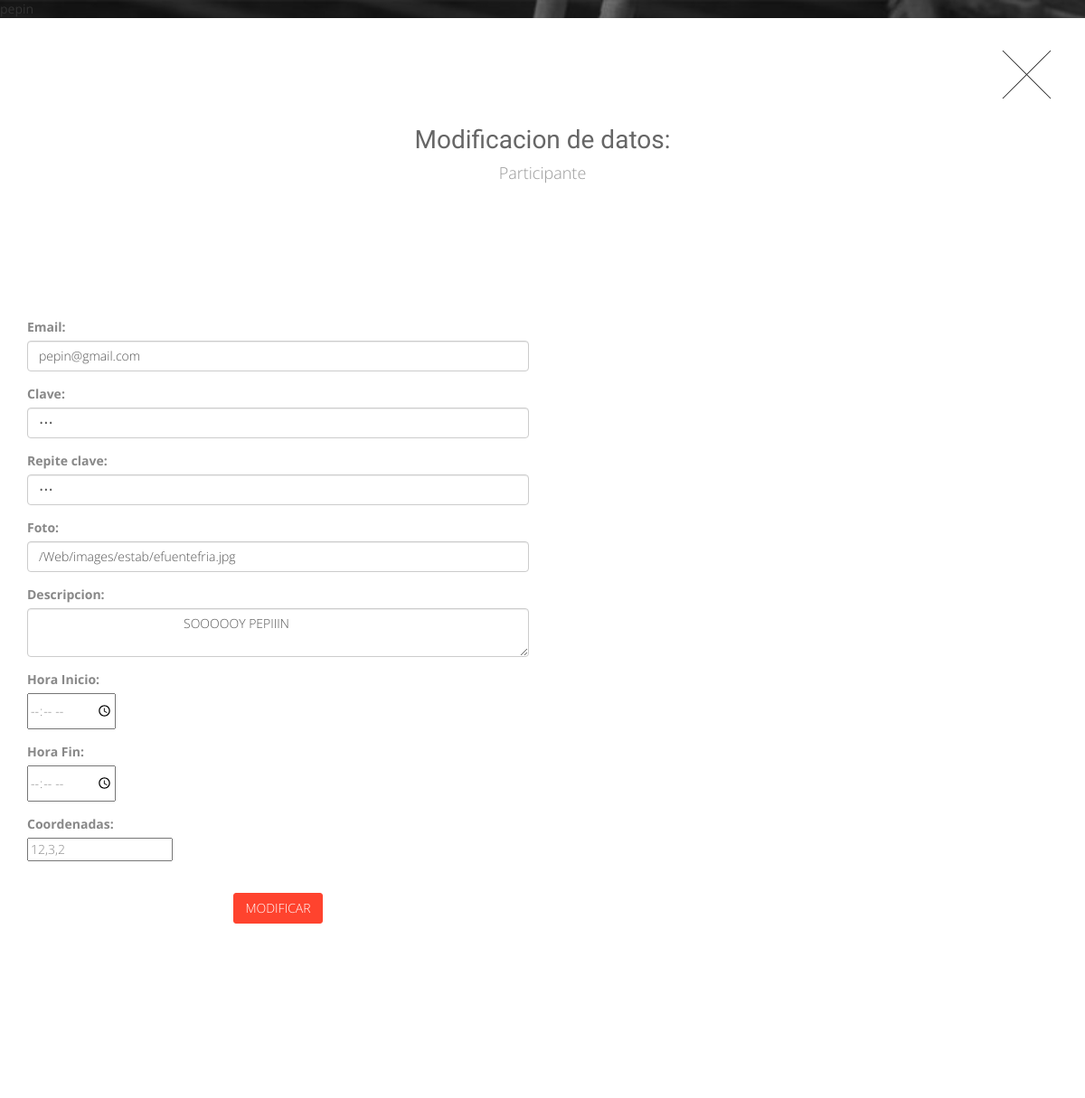
The app's page /view/usuarios/modificacionPAR.php (signed in) with its own data.
### tables this page shows
CREATE TABLE `tablausuarios` (
  `login` varchar(30) NOT NULL,
  `nombreU` varchar(100) DEFAULT NULL,
  `emailU` varchar(100) DEFAULT NULL,
  `password` varchar(45) DEFAULT NULL,
  `tipo` int(11) DEFAULT NULL
);

CREATE TABLE `participante` (
  `descripcionPAR` varchar(200) DEFAULT NULL,
  `coordenadasPAR` varchar(100) DEFAULT NULL,
  `fotoPAR` varchar(100) DEFAULT NULL,
  `horarioPAR` varchar(45) DEFAULT NULL,
  `TablaUsuarios_login` varchar(30) NOT NULL
);

### model/user.php (called while the page is built, shortened)
<?php
require_once("BDconectar.php");
class Usuario{
    private $con;
    public function __construct() {
        $this->db = new BD();
        $this->con = $this->db->getConnect();
    }
    public function comprobarTipo($pos,$login){
       $tipo= "select tipo from tablausuarios where login='$login'";
       $p = mysql_query($tipo,$this->con);
       $a=mysql_fetch_array($p);
       if($a["tipo"]==$pos){
            return true;
       }
       else{
          return false;
       }
    }
    public function select($login){
      $sql = "select * from tablausuarios where login='$login'";
      $p = mysql_query($sql, $this->con);
      $a=mysql_fetch_array($p);
      return $a;
    }
}
 ?>

### model/bdconectar.php (called while the page is built, shortened)
<?php
class BD {
		protected $connect;
		public function __construct(){
			$aux=mysql_connect('localhost','g42','g42');
			$this->connect=$aux;
		}
		public function getConnect(){
			return $this->connect;
		}
}
?>

### model/part.php (called while the page is built, shortened)
<?php
require_once("BDconectar.php");
class Participante{
    private $con;
    public function __construct() {
        $this->db = new BD();
        $this->con = $this->db->getConnect();
    }
    public function select($login) {
        $sql = "select * from participante where TablaUsuarios_login='$login'";
        $result = mysql_query($sql, $this->con);
        $part=mysql_fetch_array($result);
        return $part;
    }
 }
 ?>

### view/usuarios/modificacionPAR.php (the view, shortened to what this page needs)
<!DOCTYPE html>
<html lang="en">
    <head>
        <link href="../../bootstrap/css/bootstrap.min.css" rel="stylesheet">
        <link href="../../css/font-awesome.min.css" rel="stylesheet">
        <link href="../../css/animate.css" rel="stylesheet">
        <link href="../../css/style.css" rel="stylesheet">
    </head>
    <tbody>
      <?php
      require_once ("../../model/user.php");
      require_once ("../../model/part.php");
      $user=new Usuario();
      if(isset($_SESSION["name"])){
        $login=$_SESSION["name"];
        if($user->comprobarTipo('3',$login)==true){
          echo $_SESSION["name"];
          $part=new Participante();
          $datos1=$user->select($login);
          $datos2=$part->select($login);
        }
        else{
          session_destroy();
          header('Location: ../../index.php');
        }
      }else{
            header('Location: ../../index.php');
      }
      ?>
	      <a href="../../controller/controlSesiones.php"><div class="section-modal" id="service-modal" tabindex="-1">
            <div class="modal-content">
                <div class="close-modal" data-dismiss="modal">
                    <div class="lr">
                        <div class="rl">
                        </div>
                    </div>
                  </div>
                  </a>
                <div class="container">
                    <div class="row">
                        <div class="section-title text-center">
                            <h3>Modificacion de datos:</h3>
                            <p>Participante</p>
                        </div>
                    </div>
                    <div class="row" style="padding-top: 80px;">
                        <div class="col-md-12">
                                <div class="row">
                                    <div class="col-md-6">
                                      <form method= "post" action="../../controller/procesarModificarPAR.php">
                                        <label for="email">Email:</label>
                                        <div class="form-group">
                                            <input type="email" class="form-control" value="<?php echo $datos1["emailU"]?>"
                                            name="email" required data-validation-required-message="Introduce tu nuevo email">
                                        </div>
                                        <label for="pass">Clave:</label>
                                        <div class="form-group">
                                            <input type="password" class="form-control" value="<?php echo $datos1["password"]?>"
                                            name="pass" required data-validation-required-message="Introduce tu nueva clave">
                                        </div>
                                        <label for="pass2">Repite clave:</label>
                                        <div class="form-group">
                                            <input type="password" class="form-control" value="<?php echo $datos1["password"]?>"
                                            name="pass2" required data-validation-required-message="Confirma tu nueva clave">
                                        </div>
                                        <label for="foto">Foto:</label>
                                        <div class="form-group">
                                            <input type="text" class="form-control" value="<?php echo $datos2["fotoPAR"]?>"
                                            name="foto" required data-validation-required-message="Introduce tu foto">
                                        </div>
                                        <div class="form-group">
                                            <label for="desc">Descripcion:</label>
                                            <textarea class="form-control" name="desc"
                                            required data-validation-required-message="Introduce una descripcion del local">
                                            <?php echo $datos2["descripcionPAR"]?>
                                            </textarea>
                                        </div>
                                        <label for="timeStart">Hora Inicio:</label>
                                        <div class="form-group">
                                            <input type="time" name="timeStart"
                                            required data-validation-required-message="Introduce tu nuevo horario">
                                        </div>
                                       <label for="timeEnd">Hora Fin:</label>
                                       <div class="form-group">
                                            <input type="time" name="timeEnd"
                                            required data-validation-required-message="Introduce tu nuevo horario">
                                        </div>
                                        <label for="coord">Coordenadas:</label>
                                        <div class="form-group">
                                             <input type="text" name="coord" value="<?php echo $datos2["coordenadasPAR"]?>"
                                             required data-validation-required-message="Introduce tu nuevo horario">
                                         </div>
                                    <div style="padding-top: 20px;">
                                    <div class="col-lg-12 text-center">
                                        <button type="submit" class="btn btn-primary">MODIFICAR</button>
                                    </div>
                                  </form>
                                    <div class="row" style="padding-top: 200px;">
                    </div>
                        </div>
                    </div>
							   </div>
                        </div>
                    </div>
    </tbody>
</html>

### css/style.css (style rules this page uses)
a, a:hover, a:focus, a:active, a.active { outline: 0; }
a { color: #FF432E; text-decoration: none; }
p { font-family: 'Open Sans', sans-serif; font-size: 13px; line-height: 21px; }
.btn-primary { border-color: #FF432E; background-color: #FF432E; text-transform: uppercase; font-weight: 300; color: #fff; -webkit-border-radius:3px; -moz-border-radius:3px; -o-border-radius:3px; border-radius:3px; -webkit-transition: all 0.3s; -moz-transition: all 0.3s; -o-transition: all 0.3s; transition: all 0.3s; }
.section-title h3 { color: #666 !important; //font-style: italic; font-size: 28px; font-family: 'Oswald', sans-serif; text-transform: none; }
.section-title p { padding-bottom: 60px; color: #999; font-size: 18px; //font-style: italic; font-weight: 300; }
.section-modal .modal-content { padding: 100px 0 !important; min-height: 100%; border: 0 !important; border-radius: 0; background-clip: border-box; -webkit-box-shadow: none !important; -moz-box-shadow: none !important; box-shadow: none !important; color: #888; font-weight: 300; }
.section-modal .close-modal { position: absolute; top: 25px; right: 25px; width: 75px; height: 75px; background-color: transparent; cursor: pointer; }
.section-modal .close-modal .lr { z-index: 1051; width: 1px; height: 75px; margin-left: 35px; background-color: #222; -webkit-transform: rotate(45deg); -ms-transform: rotate(45deg); transform: rotate(45deg); }
.section-modal .close-modal .lr .rl { z-index: 1052; width: 1px; height: 75px; background-color: #222; -webkit-transform: rotate(90deg); -ms-transform: rotate(90deg); transform: rotate(90deg); }

### records on screen
tablausuarios: email "pepin@gmail.com"
participante: foto "/Web/images/estab/efuentefria.jpg", desc "SOOOOOY PEPIIIN", coord "12,3,2"

### other values on screen
$_SESSION["name"] "pepin"
